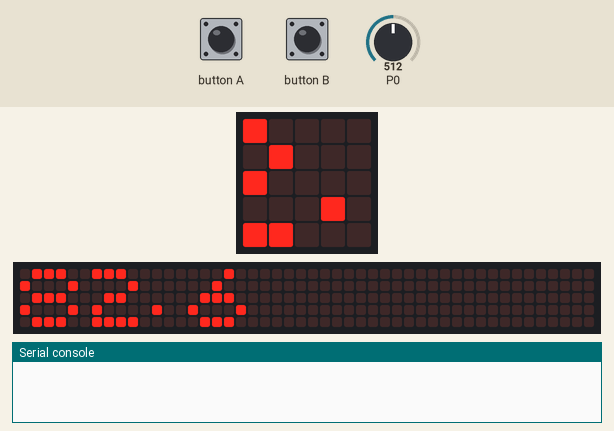
A program run on a simulated BBC micro:bit running MicroPython. On the bench: the board's 5×5 LED display, a strip that is not on the board, showing the scrolling text unrolled, the last lines printed to the serial console. The inputs (shaded band) are chosen by the test bench; at power-on: P0 = 512 (analog values on the 0–1023 scale). The 48×5 strip is a reading aid, not a part: it shows the text the display is scrolling, unrolled, one strip-width of it at a time.

Above: at 1.27 s.
1.3 s: P0 set to 716
At 11.53 s:
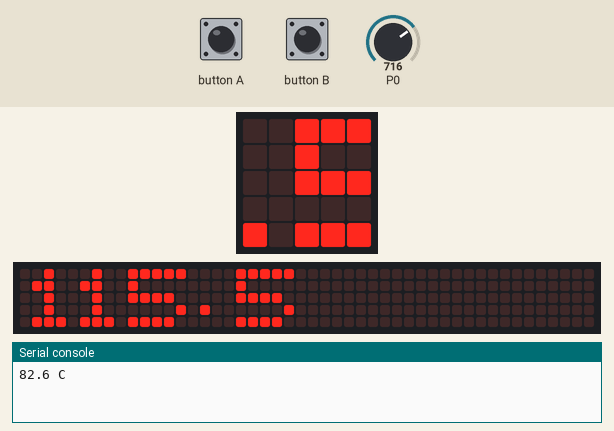
11.6 s: P0 set to 511
At 21.14 s:
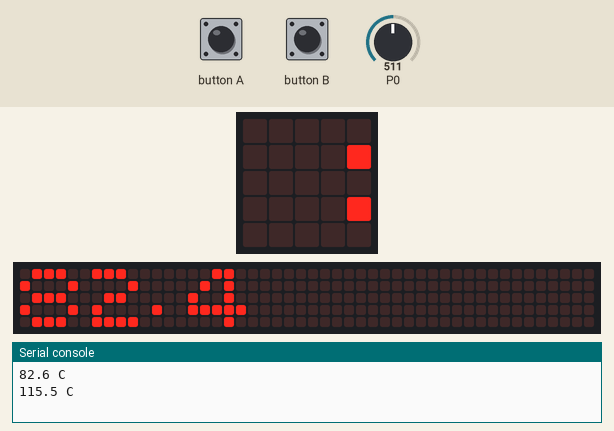
22.5 s: P0 set to 306
At 34.09 s:
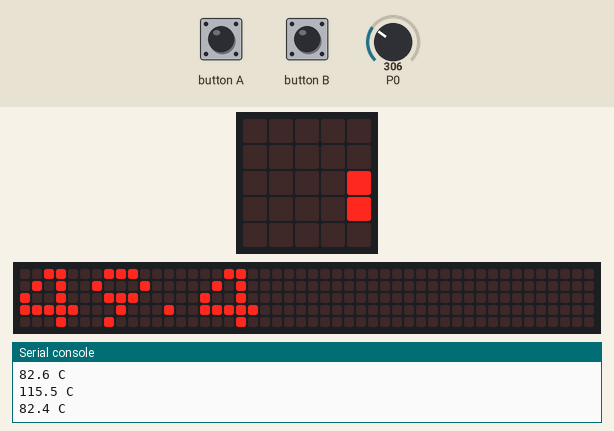

The program:

TMP37_ext_sensor_demo-main.py
```python
from microbit import *
min =255
max = 0
while True:
    adc = pin0.read_analog()
    volt = (3.3/1023)*adc
    degC = 1000*volt/20

    #print((round(degC, 1),))
    if round(degC) < min:
       min = round(degC,1)
    if round(degC) > max:
       max = round(degC)
   # if button_a.was_pressed():
   #     display.scroll(max)
   # if button_b.was_pressed():
   #     display.scroll(min)
    display.scroll(round(degC,1), delay = 100)
    display.scroll(min, delay = 200)

    print(round(degC, 1) ,'C')

    #print((degC))
    sleep(3000)
    
```
